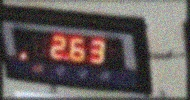
#> input picture data/detection/images/test/synthetic_0006.jpg, 190 x 100 px, given as the content of the folder data/input_images, which was not available
$ python automation_pipeline.py
#> lines starting #> are read from the running program, lines starting #| are printed output that depends on the picture; pictures that were not available may be replaced by others from this repository, and a replacement may not be noted
"""
automation_pipeline.py  (Final Version — Week 1, Friday)

Automates end-to-end synthetic dataset generation for the Computer-Vision-
Workbench project: reads every image from an input folder, generates
randomized augmented variations of each, and validates the resulting
dataset before it's considered done.

--------------------------------------------------------------------------
PIPELINE STAGES
--------------------------------------------------------------------------
1. Discover   - scan the input folder, sort files into valid / corrupted /
                non-image, without processing anything yet.
2. Generate   - for each valid image, generate a randomized number of
                augmented variations (random subset of 8 techniques, each
                with randomized parameters), auto-named and saved.
3. Validate   - after generation, independently re-check the OUTPUT folder
                for exact duplicate images, correct file naming, and
                correct folder structure. This is a genuine post-hoc check,
                not just a re-statement of the generation logic.

--------------------------------------------------------------------------
AUGMENTATION TECHNIQUES (8 total, applied in a randomized subset per image)
--------------------------------------------------------------------------
Geometric   : rotation (+/-5 deg), scaling, perspective warp
Photometric : brightness, contrast
Degradation : gaussian blur, motion blur, gaussian noise

See docs/week2_documentation.md for what each one does and why it's
relevant to this project.

--------------------------------------------------------------------------
USAGE
--------------------------------------------------------------------------
    python automation_pipeline.py
    python automation_pipeline.py --input data/input_images --output data/synthetic_dataset --total 1000
    python automation_pipeline.py --help

Fully standalone: only depends on OpenCV, NumPy, and the Python standard
library — no other project file needs to be present for this to run.
"""

from __future__ import annotations

import os
import sys
import csv
import re
import time
import random
import hashlib
import argparse
from dataclasses import dataclass, field

import numpy as np
import cv2

SUPPORTED_EXTENSIONS = (".jpg", ".jpeg", ".png", ".bmp")

# Expected output filename pattern: <source_stem>_var<3 digits>.jpg
# e.g. "1236_263_var047.jpg" -- used by the naming validation check.
NAMING_PATTERN = re.compile(r"^.+_var\d{3}\.jpg$")


# ==========================================================================
# 1. Image I/O (safe read/write, never crashes the pipeline on a bad file)
# ==========================================================================

def read_image_safe(path: str):
    """
    Attempt to read an image from disk.
    Returns (image, None) on success, or (None, "reason") on failure.
    Deliberately never raises -- a single bad file must not crash a run
    that's processing hundreds of others.
    """
    try:
        if os.path.getsize(path) == 0:
            return None, "file is empty (0 bytes)"
    except OSError as e:
        return None, f"could not access file ({e})"

    img = cv2.imread(path, cv2.IMREAD_COLOR)
    if img is None:
        return None, "could not decode image (corrupted or invalid image data)"
    if img.size == 0 or img.shape[0] < 2 or img.shape[1] < 2:
        return None, "decoded image has invalid/degenerate dimensions"
    return img, None


def save_image(img: np.ndarray, path: str) -> None:
    """Save an image to disk, creating the destination folder if needed."""
    os.makedirs(os.path.dirname(path) or ".", exist_ok=True)
    cv2.imwrite(path, img)


# ==========================================================================
# 2. Augmentation techniques (the 8 building blocks)
# ==========================================================================

def adjust_brightness(img: np.ndarray, value: int) -> np.ndarray:
    """Shift every pixel's intensity up (value > 0) or down (value < 0)."""
    return cv2.convertScaleAbs(img, alpha=1.0, beta=value)


def adjust_contrast(img: np.ndarray, alpha: float) -> np.ndarray:
    """Scale pixel intensities: alpha > 1 increases contrast, < 1 decreases it."""
    return cv2.convertScaleAbs(img, alpha=alpha, beta=0)


def gaussian_blur(img: np.ndarray, kernel_size: int = 5) -> np.ndarray:
    """Soft, natural blur -- simulates a slightly out-of-focus camera."""
    if kernel_size % 2 == 0:
        kernel_size += 1
    return cv2.GaussianBlur(img, (kernel_size, kernel_size), 0)


def motion_blur(img: np.ndarray, kernel_size: int = 15, angle: float = 0) -> np.ndarray:
    """Directional smear -- simulates camera or display movement during capture."""
    kernel = np.zeros((kernel_size, kernel_size))
    kernel[kernel_size // 2, :] = np.ones(kernel_size)
    rot_matrix = cv2.getRotationMatrix2D(
        (kernel_size / 2 - 0.5, kernel_size / 2 - 0.5), angle, 1
    )
    kernel = cv2.warpAffine(kernel, rot_matrix, (kernel_size, kernel_size))
    kernel = kernel / kernel.sum()
    return cv2.filter2D(img, -1, kernel)


def add_gaussian_noise(img: np.ndarray, mean: float = 0, sigma: float = 25) -> np.ndarray:
    """Grainy sensor-style noise -- simulates low-light camera footage."""
    noise = np.random.normal(mean, sigma, img.shape).astype(np.float32)
    noisy = img.astype(np.float32) + noise
    return np.clip(noisy, 0, 255).astype(np.uint8)


def rotate_image(img: np.ndarray, angle: float) -> np.ndarray:
    """Rotate around the image center by `angle` degrees; keeps original size."""
    h, w = img.shape[:2]
    matrix = cv2.getRotationMatrix2D((w / 2, h / 2), angle, 1.0)
    return cv2.warpAffine(img, matrix, (w, h), borderMode=cv2.BORDER_REFLECT)


def scale_image(img: np.ndarray, scale_factor: float) -> np.ndarray:
    """Scale up/down, then crop or pad back to the original size."""
    h, w = img.shape[:2]
    new_w, new_h = max(1, int(w * scale_factor)), max(1, int(h * scale_factor))
    scaled = cv2.resize(img, (new_w, new_h), interpolation=cv2.INTER_LINEAR)

    canvas = np.zeros_like(img)
    if scale_factor >= 1.0:
        y0, x0 = max(0, (new_h - h) // 2), max(0, (new_w - w) // 2)
        canvas[:, :] = scaled[y0:y0 + h, x0:x0 + w]
    else:
        y0, x0 = (h - new_h) // 2, (w - new_w) // 2
        canvas[y0:y0 + new_h, x0:x0 + new_w] = scaled
    return canvas


def perspective_transform(img: np.ndarray, strength: float = 0.05) -> np.ndarray:
    """Nudge each of the 4 corners randomly -- simulates a non-straight-on camera angle."""
    h, w = img.shape[:2]
    max_dx, max_dy = int(w * strength), int(h * strength)
    src = np.float32([[0, 0], [w, 0], [0, h], [w, h]])
    dst = np.float32([
        [random.randint(-max_dx, max_dx), random.randint(-max_dy, max_dy)],
        [w + random.randint(-max_dx, max_dx), random.randint(-max_dy, max_dy)],
        [random.randint(-max_dx, max_dx), h + random.randint(-max_dy, max_dy)],
        [w + random.randint(-max_dx, max_dx), h + random.randint(-max_dy, max_dy)],
    ])
    matrix = cv2.getPerspectiveTransform(src, dst)
    return cv2.warpPerspective(img, matrix, (w, h), borderMode=cv2.BORDER_REFLECT)


# Applied in this fixed order when multiple are chosen: geometry -> lighting -> degradation.
AUGMENTATION_ORDER = [
    "rotation", "scaling", "perspective",
    "brightness", "contrast",
    "gaussian_blur", "motion_blur", "gaussian_noise",
]


def apply_random_augmentations(img: np.ndarray, min_ops: int = 3, max_ops: int = 6):
    """
    Apply a random subset (min_ops..max_ops) of the 8 techniques above, each
    with randomized parameters. Returns (augmented_image, log) where `log`
    is a list of strings recording exactly what was applied -- this log is
    what makes each generated image traceable and provably unique.
    """
    n_ops = random.randint(min_ops, max_ops)
    chosen = sorted(random.sample(AUGMENTATION_ORDER, n_ops), key=AUGMENTATION_ORDER.index)

    result = img.copy()
    log = []
    for op in chosen:
        if op == "brightness":
            v = random.randint(-50, 50)
            result = adjust_brightness(result, v)
            log.append(f"brightness({v:+d})")
        elif op == "contrast":
            a = round(random.uniform(0.6, 1.6), 2)
            result = adjust_contrast(result, a)
            log.append(f"contrast(alpha={a})")
        elif op == "gaussian_noise":
            s = random.randint(10, 35)
            result = add_gaussian_noise(result, sigma=s)
            log.append(f"gaussian_noise(sigma={s})")
        elif op == "motion_blur":
            k = random.choice([9, 13, 17, 21])
            ang = random.randint(0, 179)
            result = motion_blur(result, kernel_size=k, angle=ang)
            log.append(f"motion_blur(k={k},angle={ang})")
        elif op == "gaussian_blur":
            k = random.choice([3, 5, 7, 9])
            result = gaussian_blur(result, k)
            log.append(f"gaussian_blur(k={k})")
        elif op == "rotation":
            ang = round(random.uniform(-5, 5), 1)
            result = rotate_image(result, ang)
            log.append(f"rotation({ang:+}deg)")
        elif op == "scaling":
            sc = round(random.uniform(0.85, 1.15), 2)
            result = scale_image(result, sc)
            log.append(f"scaling(x{sc})")
        elif op == "perspective":
            st = round(random.uniform(0.02, 0.08), 3)
            result = perspective_transform(result, st)
            log.append(f"perspective(strength={st})")
    return result, log


# ==========================================================================
# 3. Progress display + logging
# ==========================================================================

def print_progress(current: int, total: int, prefix: str = "") -> None:
    """In-place terminal progress bar (updates one line instead of scrolling)."""
    bar_len = 30
    filled = int(bar_len * current / total) if total else bar_len
    bar = "#" * filled + "-" * (bar_len - filled)
    pct = (current / total * 100) if total else 100
    sys.stdout.write(f"\r{prefix} [{bar}] {current}/{total} ({pct:5.1f}%)")
    sys.stdout.flush()
    if current >= total:
        sys.stdout.write("\n")


class PipelineLogger:
    """Writes timestamped log lines to both the console and a persistent log file."""

    def __init__(self, log_path: str):
        os.makedirs(os.path.dirname(log_path) or ".", exist_ok=True)
        self.log_path = log_path
        self._fh = open(log_path, "w")

    def log(self, message: str, also_print: bool = True) -> None:
        line = f"[{time.strftime('%Y-%m-%d %H:%M:%S')}] {message}"
        self._fh.write(line + "\n")
        self._fh.flush()
        if also_print:
            print(line)

    def close(self) -> None:
        self._fh.close()


@dataclass
class RunStats:
    """Simple record of how a generation run went, used for the final summary."""
    valid_images: int = 0
    corrupted_files: list = field(default_factory=list)
    non_image_files: list = field(default_factory=list)
    generated_count: int = 0


# ==========================================================================
# 4. Stage 1 + 2: Discover input files, then generate the dataset
# ==========================================================================

def discover_inputs(input_dir: str, logger: PipelineLogger):
    """Scan the input folder once and sort every file into valid / corrupted / non-image."""
    all_files = sorted(os.listdir(input_dir))
    logger.log(f"Found {len(all_files)} file(s) in input folder")

    valid_images, corrupted, non_image = [], [], []
    for fname in all_files:
        fpath = os.path.join(input_dir, fname)
        if not os.path.isfile(fpath):
            continue
        if not fname.lower().endswith(SUPPORTED_EXTENSIONS):
            non_image.append(fname)
            logger.log(f"SKIP  {fname} -- not a supported image extension")
            continue
        img, error = read_image_safe(fpath)
        if error:
            corrupted.append((fname, error))
            logger.log(f"ERROR {fname} -- {error} (skipped)")
            continue
        valid_images.append((fname, fpath))

    logger.log(
        f"Discovery complete: {len(valid_images)} valid, {len(corrupted)} corrupted/invalid, "
        f"{len(non_image)} non-image files skipped"
    )
    return valid_images, corrupted, non_image


def generate_dataset(valid_images, images_dir: str, total_images: int,
                      min_ops: int, max_ops: int, logger: PipelineLogger):
    """
    Generate `total_images` synthetic variations, spread as evenly as possible
    across every valid source image, and write a manifest.csv describing
    exactly what was applied to each output file.
    """
    os.makedirs(images_dir, exist_ok=True)
    n_sources = len(valid_images)
    base_count = total_images // n_sources
    remainder = total_images % n_sources  # first `remainder` sources get one extra

    manifest_rows = []
    generated = 0
    print()

    for idx, (fname, fpath) in enumerate(valid_images):
        img, _ = read_image_safe(fpath)  # already validated during discovery
        target_for_this_image = base_count + (1 if idx < remainder else 0)
        stem = os.path.splitext(fname)[0]

        seen_signatures = set()
        made = 0
        attempts = 0
        while made < target_for_this_image:
            attempts += 1
            augmented, log = apply_random_augmentations(img, min_ops, max_ops)
            signature = ";".join(log)
            if signature in seen_signatures:
                continue  # duplicate combination -- retry
            seen_signatures.add(signature)

            out_name = f"{stem}_var{made:03d}.jpg"
            save_image(augmented, os.path.join(images_dir, out_name))
            manifest_rows.append([out_name, fname, "; ".join(log)])

            made += 1
            generated += 1
            print_progress(generated, total_images, prefix="Generating")

        logger.log(
            f"OK    {fname} -- generated {made}/{target_for_this_image} variations "
            f"({attempts} attempts)", also_print=False
        )

    return manifest_rows, generated


# ==========================================================================
# 5. Stage 3: Post-generation validation
# ==========================================================================

def validate_dataset(images_dir: str, manifest_path: str, output_dir: str, logger: PipelineLogger):
    """
    Independently re-check the generated dataset on disk (not just trust the
    generation-time logic). Three checks, each written to the validation report:
      1. No duplicate images (exact pixel-content hash comparison)
      2. Proper file naming (matches the <source>_var###.jpg pattern)
      3. Correct folder organization (expected files/folders all present)
    """
    logger.log("")
    logger.log("=== VALIDATION ===")
    report_lines = []

    files = sorted(f for f in os.listdir(images_dir) if f.lower().endswith(".jpg"))

    # --- Check 1: exact duplicate images (hash of pixel content, not just filename) ---
    hashes = {}
    duplicates = []
    for fname in files:
        img = cv2.imread(os.path.join(images_dir, fname))
        if img is None:
            continue
        digest = hashlib.md5(img.tobytes()).hexdigest()
        if digest in hashes:
            duplicates.append((fname, hashes[digest]))
        else:
            hashes[digest] = fname

    dup_status = "PASS" if not duplicates else "FAIL"
    report_lines.append(f"[{dup_status}] Duplicate check: {len(duplicates)} duplicate(s) found "
                         f"out of {len(files)} images")
    for a, b in duplicates:
        report_lines.append(f"         duplicate: {a}  ==  {b}")

    # --- Check 2: naming convention ---
    bad_names = [f for f in files if not NAMING_PATTERN.match(f)]
    name_status = "PASS" if not bad_names else "FAIL"
    report_lines.append(f"[{name_status}] Naming check: {len(bad_names)} file(s) don't match "
                         f"'<source>_var###.jpg'")
    for f in bad_names[:10]:
        report_lines.append(f"         bad name: {f}")

    # --- Check 3: folder organization ---
    expected = {
        "images/ folder exists": os.path.isdir(images_dir),
        "manifest.csv exists": os.path.isfile(manifest_path),
        "images/ is non-empty": len(files) > 0,
    }
    struct_status = "PASS" if all(expected.values()) else "FAIL"
    report_lines.append(f"[{struct_status}] Folder structure check:")
    for label, ok in expected.items():
        report_lines.append(f"         [{'OK' if ok else 'MISSING'}] {label}")

    # --- Basic image-quality check (catch blank/degenerate outputs) ---
    low_quality = []
    for fname in files:
        img = cv2.imread(os.path.join(images_dir, fname))
        if img is None or img.std() < 1.0:
            low_quality.append(fname)
    quality_status = "PASS" if not low_quality else "WARN"
    report_lines.append(f"[{quality_status}] Image quality check: {len(low_quality)} "
                         f"near-blank/degenerate image(s) out of {len(files)}")

    report_lines.append("")
    report_lines.append(f"Total images validated: {len(files)}")
    overall = "PASS" if not duplicates and not bad_names and struct_status == "PASS" else "FAIL"
    report_lines.append(f"OVERALL: {overall}")

    for line in report_lines:
        logger.log(line, also_print=False)

    report_path = os.path.join(output_dir, "validation_report.txt")
    with open(report_path, "w") as f:
        f.write("\n".join(report_lines) + "\n")

    print("\n".join(report_lines))
    logger.log(f"Validation report saved to '{report_path}'")
    return overall == "PASS"


# ==========================================================================
# 6. Orchestration
# ==========================================================================

def run_pipeline(input_dir: str, output_dir: str, total_images: int = 1000,
                  min_ops: int = 3, max_ops: int = 6, seed: int = 42) -> None:
    random.seed(seed)
    np.random.seed(seed)

    images_dir = os.path.join(output_dir, "images")
    logger = PipelineLogger(os.path.join(output_dir, "pipeline_log.txt"))
    logger.log(f"Pipeline started. input_dir='{input_dir}', output_dir='{output_dir}', "
               f"total_images={total_images}, seed={seed}")

    valid_images, corrupted, non_image = discover_inputs(input_dir, logger)
    if not valid_images:
        logger.log("No valid images to process. Exiting.")
        logger.close()
        return

    manifest_rows, generated = generate_dataset(
        valid_images, images_dir, total_images, min_ops, max_ops, logger
    )

    manifest_path = os.path.join(output_dir, "manifest.csv")
    with open(manifest_path, "w", newline="") as f:
        writer = csv.writer(f)
        writer.writerow(["output_filename", "source_image", "augmentations_applied"])
        writer.writerows(manifest_rows)

    logger.log("")
    logger.log("=== GENERATION SUMMARY ===")
    logger.log(f"Valid source images processed  : {len(valid_images)}")
    logger.log(f"Corrupted/invalid files skipped: {len(corrupted)}"
               + (f" -> {[f for f, _ in corrupted]}" if corrupted else ""))
    logger.log(f"Non-image files skipped        : {len(non_image)}"
               + (f" -> {non_image}" if non_image else ""))
    logger.log(f"Total synthetic images generated: {generated}")
    logger.log(f"Manifest                        : {manifest_path}")

    validate_dataset(images_dir, manifest_path, output_dir, logger)
    logger.close()

    print(f"\nDone. {generated} images generated from {len(valid_images)} valid source images.")
    print(f"See '{output_dir}/pipeline_log.txt' and '{output_dir}/validation_report.txt' for full details.")


def main():
    parser = argparse.ArgumentParser(description="Generate a validated synthetic image dataset.")
    parser.add_argument("--input", default="data/input_images", help="Folder of source images")
    parser.add_argument("--output", default="data/synthetic_dataset", help="Folder to write results into")
    parser.add_argument("--total", type=int, default=1000, help="Total number of images to generate")
    parser.add_argument("--min-ops", type=int, default=3, help="Minimum augmentations applied per image")
    parser.add_argument("--max-ops", type=int, default=6, help="Maximum augmentations applied per image")
    parser.add_argument("--seed", type=int, default=42, help="Random seed, for reproducible runs")
    args = parser.parse_args()

    run_pipeline(
        input_dir=args.input,
        output_dir=args.output,
        total_images=args.total,
        min_ops=args.min_ops,
        max_ops=args.max_ops,
        seed=args.seed,
    )
#> in read_image_safe, img is the input picture: shape (100, 190, 3); mean B, G, R 92.3, 94.2, 102.4
#> the loop in generate_dataset, `while made < target_for_this_image:` made 1000 passes
#> log on pass 22: ['scaling(x1.03)', 'brightness(+16)', 'gaussian_blur(k=7)']
#> pass 1, in generate_dataset, `augmented, log = apply_random_augmentations(img, min_ops, max_ops)`:
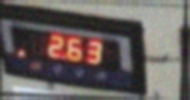
#> augmented: shape (100, 190, 3); mean B, G, R 93.8, 95.8, 103.6
#> pass 2, in scale_image, `scaled = cv2.resize(img, (new_w, new_h), interpolation=cv2.INTER_LINEAR)`:
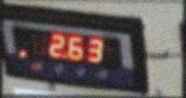
#> scaled: shape (98, 186, 3); mean of channels 0, 1, 2 92.2, 94.1, 102.3; drawn as B, G, R
#> pass 2, in generate_dataset, `augmented, log = apply_random_augmentations(img, min_ops, max_ops)`:
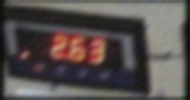
#> augmented: shape (100, 190, 3); mean B, G, R 78.7, 80.4, 87.3
#> pass 3, in scale_image (call 2), `scaled = cv2.resize(img, (new_w, new_h), interpolation=cv2.INTER_LINEAR)`:
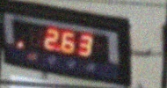
#> scaled: shape (88, 167, 3); mean of channels 0, 1, 2 93.2, 95, 103.1; drawn as B, G, R
#> after the loop in generate_dataset, `while made < target_for_this_image:`:
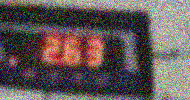
#> augmented: shape (100, 190, 3); mean B, G, R 88.2, 89.2, 100
#> after the loop in generate_dataset, `while made < target_for_this_image:`: attempts = 1000; manifest_rows = 1000 items
#> in run_pipeline, `manifest_rows, generated = generate_dataset( valid_images, images_dir,..`: generated = 1000
#> in validate_dataset, `expected = { "images/ folder exists": os.path.isdir(images_dir), "mani..`: expected = {'images/ folder exists': True, 'manifest.csv exists': True, 'images/ is non-empty': False}
#> in validate_dataset, `struct_status = "PASS" if all(expected.values()) else "FAIL"`: struct_status = 'FAIL'
#> the loop in validate_dataset, `for label, ok in expected.items():` made 3 passes
#> (label, ok) on passes 1 to 3: ('images/ folder exists', True), ('manifest.csv exists', True), ('images/ is non-empty', False)
#> after the loop in validate_dataset, `for label, ok in expected.items():`: report_lines = 6 items
#> in validate_dataset, `overall = "PASS" if not duplicates and not bad_names and struct_status..`: overall = 'FAIL'
#> the loop in validate_dataset, `for line in report_lines:` made 10 passes


if __name__ == "__main__":
    main()
